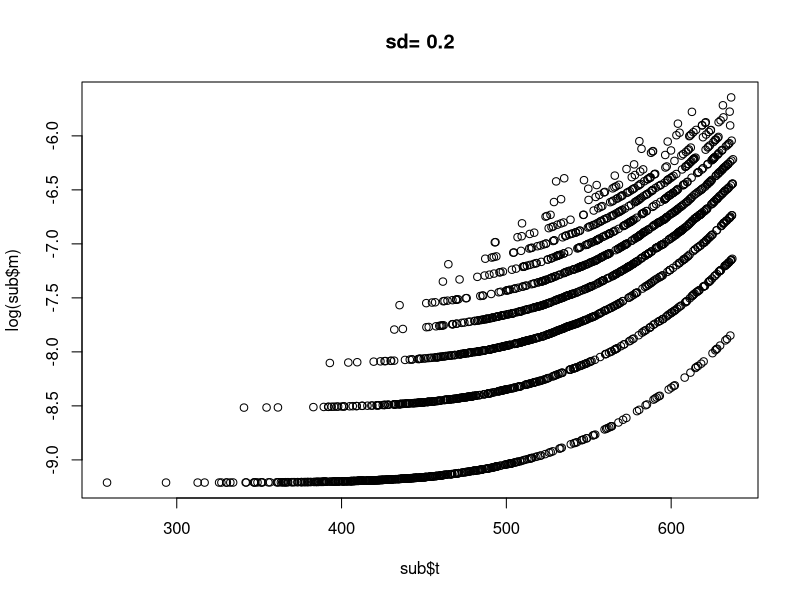
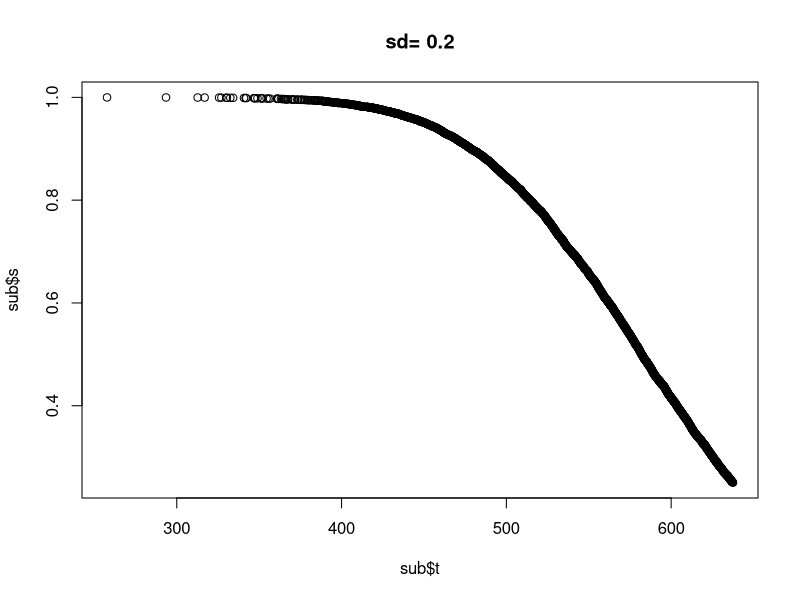

R code for these plots, in order:
# 2012, March 20
# Use log-normal distribution to generate exponential rates
# Plan:
# simulated the life span of each elelment
# the maximal element is the life span of each block
# the minimum block lifespan is the life span of the system
# repeat for all systems (individuals in a population)

rm(list=ls());

calculate.s.m = function( lifespan ){ #lifespan is simulated data
   my.data = sort( lifespan[!is.na(lifespan)] );
   deathFreq       = table( my.data )
   deathCumulative = deathFreq
   for( i in 2:length(deathFreq)) {
        deathCumulative[i] = deathCumulative[i-1] + deathCumulative[i]                
   }
   tot = length(my.data)
   s = 1 - deathCumulative/tot
   currentLive  = tot - deathCumulative        
   m =  deathFreq / currentLive; 

   #list( s=s, t=unique(my.data));
   ret = data.frame( cbind(s, m, unique(my.data)));
   names(ret) = c("s", "m", "t");
   ret;
}

m = 10;  # numOfBlocks in a system
Npop = 1E4; # numOfSystems (individuals) 
mymean = 0.1; 
#mysds = c(0.1, 0.3, 0.5, 1, 1.3, 1.5);
mysds = c(0.2);

for ( mysd in mysds) { #sd loop

  #containers
  SystemAges = numeric(Npop);#store the lifespan for all individuals 
  BlockAges = numeric(m) #buffer for temporary storage
 
 for( i in 1: Npop){  # i-th individual in the population
   
   n = rpois(m, 50); # numOfElements for each individual
   # this can be changed to power-law distribution

   for( j in 1:m) {#Block loop
     #mu.vec strores the constant failure rates of elements
     #We are not sure whether mu.vec should be inside of Nop loop
     #mu.vec = rlnorm(n[j], mean=0.005, sd=1) #Element constant mortality rates
     
     #In GG01 paper, mu.vec are the same. 
     mu.vec = rep(0.005, n[j])
     
     ElementAges =  rexp(n[j], rate=mu.vec);    
     
     #maximum of elelementAges -> BlackAges
     BlockAges[j] = round( max(ElementAges), 1 );  
  }
  SystemAges[i] = min(BlockAges)  
 }

tb = calculate.s.m( SystemAges )
#sub = tb[1:floor(length(tb[,1])/4), ]
sub = tb[ tb$s > 0.25, ]
#with( sub, plot( m ~ t))
#with( sub, plot( s~ t ))

sub$m[sub$m==0] = NA;  #remove zero for log operations
plot (log(sub$m) ~ sub$t, main = paste("sd=", mysd) ) #plot the mortality ~ age
#m = with( sub, lm( log(m) ~ t) ); # linear regression
#m = lm( log(sub$m[sub$t<7]) ~ sub$t[sub$t<7] )
#abline(m, col="red")
#summary(lm( log(sub$m) ~ sub$t))

plot( sub$s ~ sub$t, main=paste("sd=", mysd) )

} #sd loop

#x axis is time, y axis is viability
#where log(sub$m) refers to failure rate graph
#where sub$s refers to viability graph
